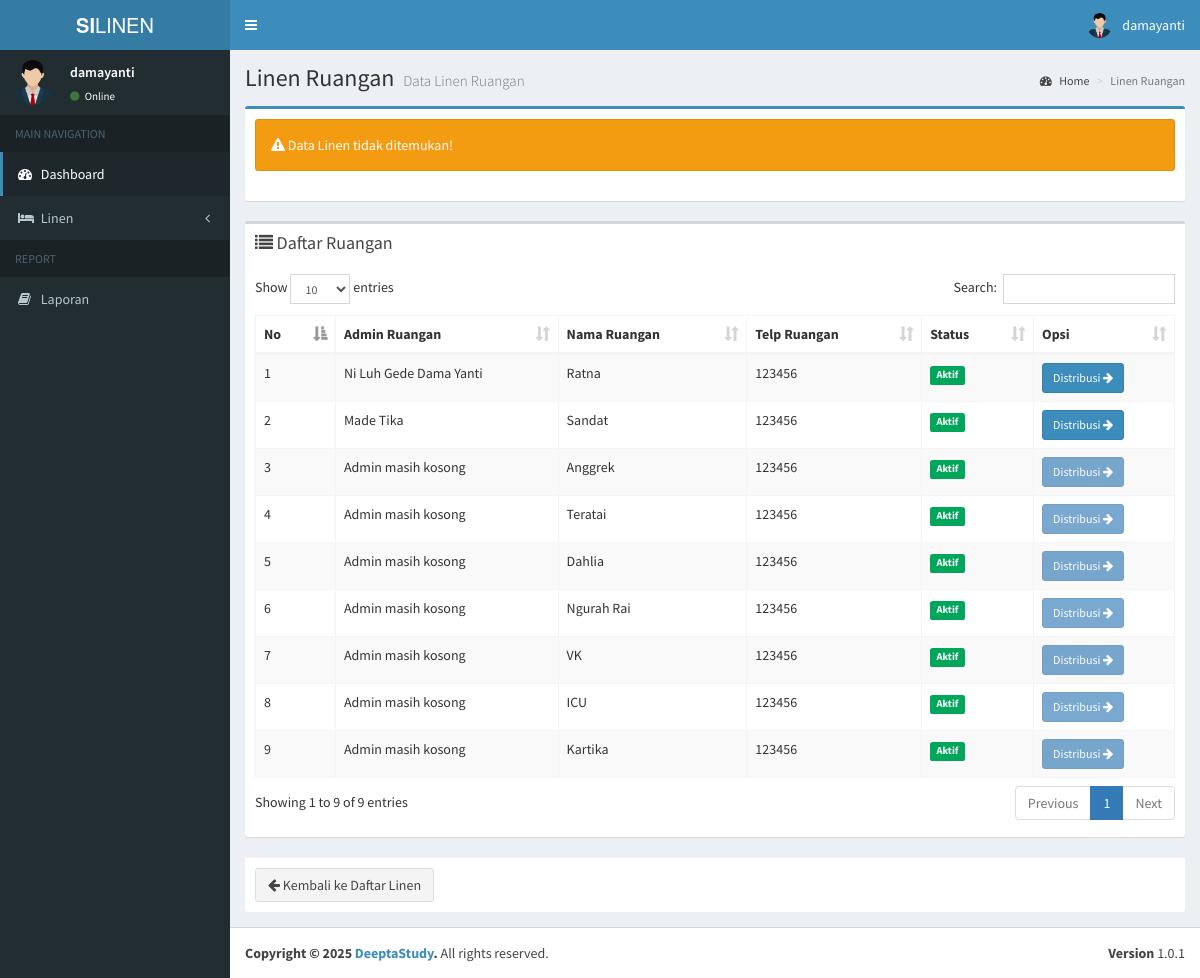
Before: /admin/detail_linen.php (signed in) with the older database file.
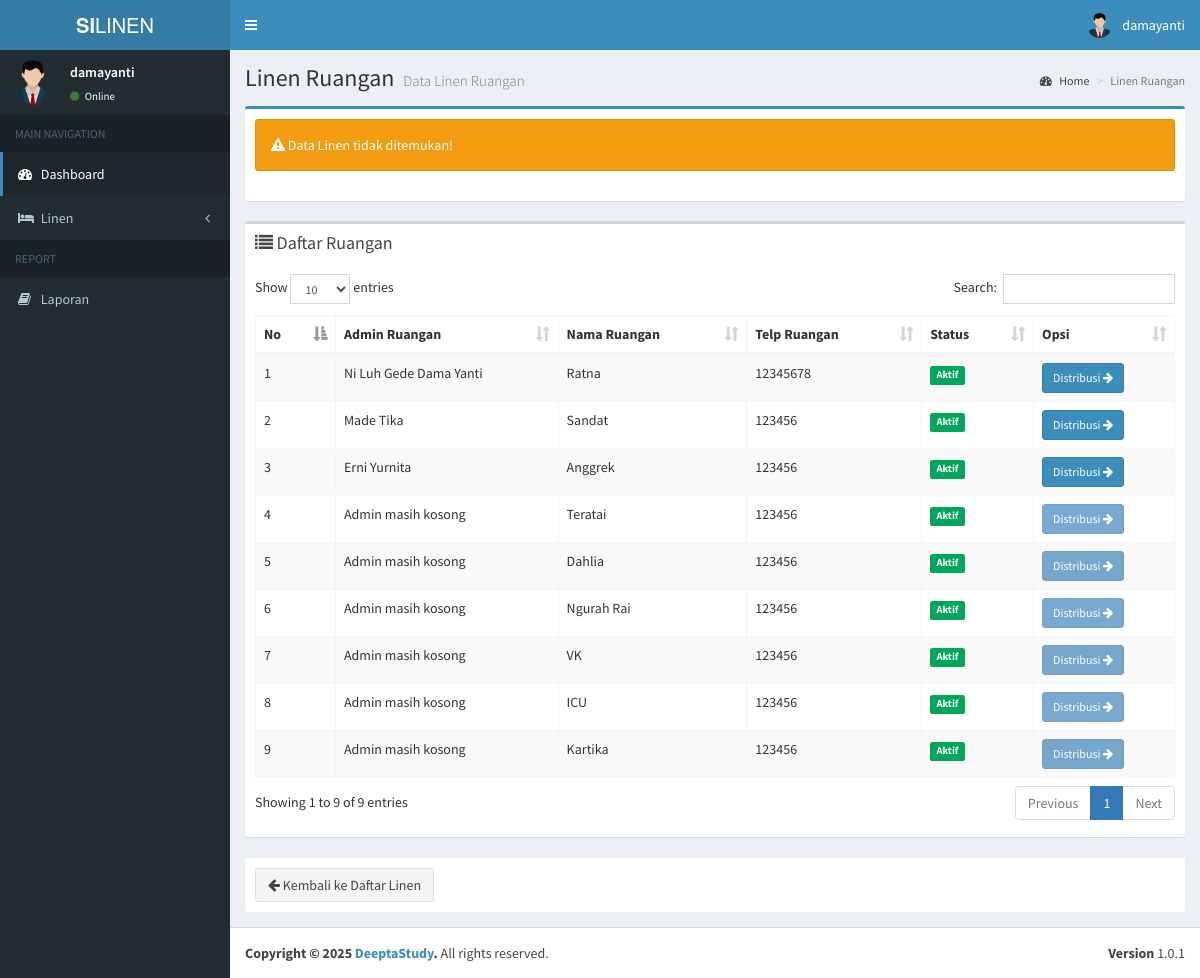
After: the same page with the newer database file.
### tables this page shows
CREATE TABLE `ruangan` (
  `id` int(11) NOT NULL,
  `id_user` int(11) DEFAULT NULL,
  `nama_ruangan` varchar(199) NOT NULL,
  `telp_ruangan` varchar(15) NOT NULL,
  `status` int(11) NOT NULL
);

CREATE TABLE `users` (
  `id` int(11) NOT NULL,
  `nama` varchar(100) NOT NULL,
  `username` varchar(100) NOT NULL,
  `email` varchar(100) NOT NULL,
  `password` varchar(100) NOT NULL,
  `hak_akses` varchar(25) NOT NULL,
  `status` int(11) NOT NULL,
  `status_ruangan` int(11) DEFAULT NULL
);

### admin/detail_linen.php (the view, shortened to what the changed rows need)
<?php
include '../koneksi.php';
$ruanganData = mysqli_query($koneksi, "SELECT r.*, u.nama as admin_ruangan
                            FROM ruangan r
                            LEFT JOIN users u ON r.id_user = u.id");
?>
<section class="content">
    <div class="row">
        <div class="col-xs-12">
            <div class="box">
                <div class="box-body">
                    <table id="example1" class="table table-bordered table-striped">
                        <thead>
                            <tr>
                                <th>No</th>
                                <th>Admin Ruangan</th>
                                <th>Nama Ruangan</th>
                                <th>Telp Ruangan</th>
                                <th>Status</th>
                                <th>Opsi</th>
                            </tr>
                        </thead>
                        <tbody>
                            <?php
                            $no = 1;
                            while ($data = mysqli_fetch_assoc($ruanganData)):
                            ?>
                                <tr>
                                    <td><?= $no++; ?></td>
                                    <td>
                                        <?= htmlspecialchars($data['admin_ruangan'] ?? 'Admin masih kosong') ?>
                                    </td>
                                    <td><?= htmlspecialchars($data['nama_ruangan']) ?></td>
                                    <td><?= htmlspecialchars($data['telp_ruangan']) ?></td>
                                    <td>
                                        <span class="label <?= ($data['status'] == 1) ? 'label-success' : 'label-danger' ?>">
                                            <?= ($data['status'] == 1) ? 'Aktif' : 'Nonaktif' ?>
                                        </span>
                                    </td>
                                    <td>
                                        <?php if (!empty($data['id_user'])): ?>
                                            <button type="button" class="btn btn-sm btn-primary" data-toggle="modal"
                                                data-target="#modalDistribusi<?= $data['id'] ?>">
                                                Distribusi <i class="fa fa-arrow-right"></i>
                                            </button>
                                        <?php else: ?>
                                            <button class="btn btn-sm btn-primary" disabled>Distribusi <i class="fa fa-arrow-right"></i></button>
                                        <?php endif; ?>
                                    </td>
                                </tr>
                            <?php endwhile; ?>
                        </tbody>
                    </table>
                </div>
            </div>
        </div>
    </div>
</section>
<?php
$content = ob_get_clean();
include __DIR__ . '/../layouts/header.php';
echo $content;
include __DIR__ . '/../layouts/footer.php';
?>

Changed rows visible on the page:
changed ruangan "Ratna": telp_ruangan "123456" → "12345678"
changed ruangan "Anggrek": id_user.nama "Admin masih kosong" → "Erni Yurnita"; id_user empty → 8 (drawn)
